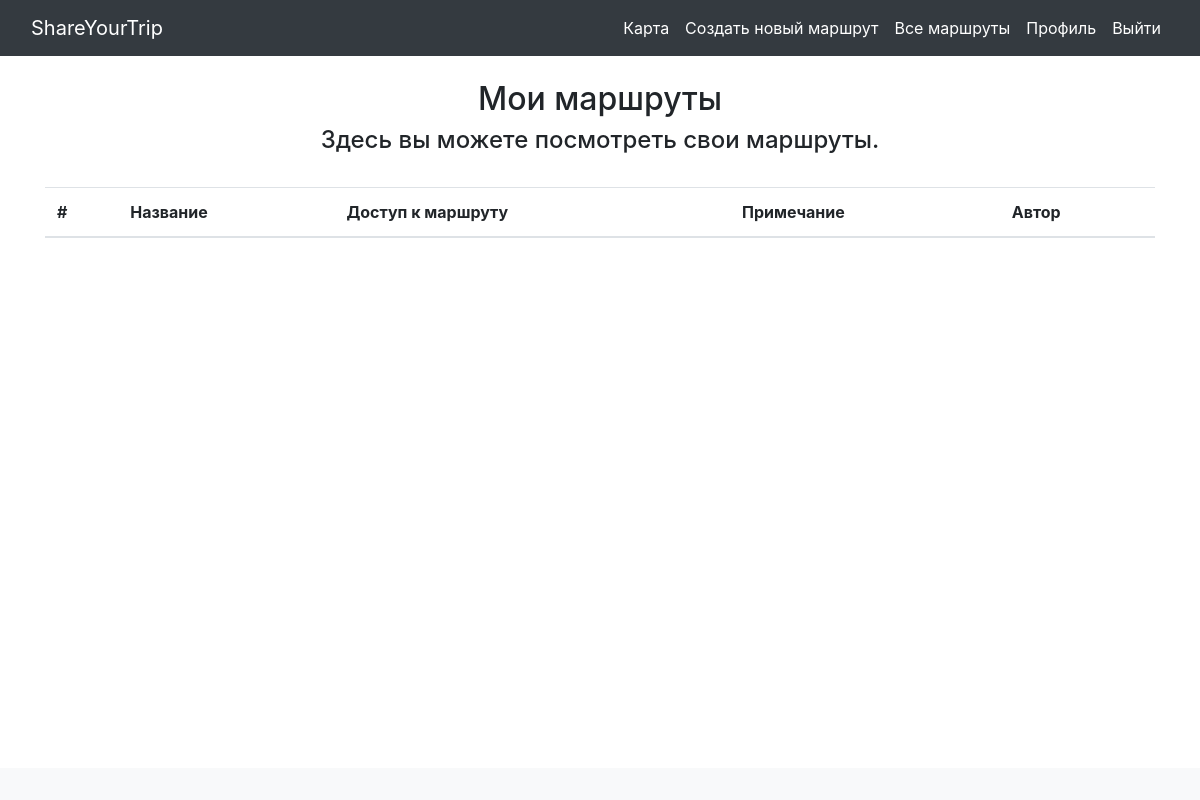
Before: /my_routes/3 (signed in) with the older database file.
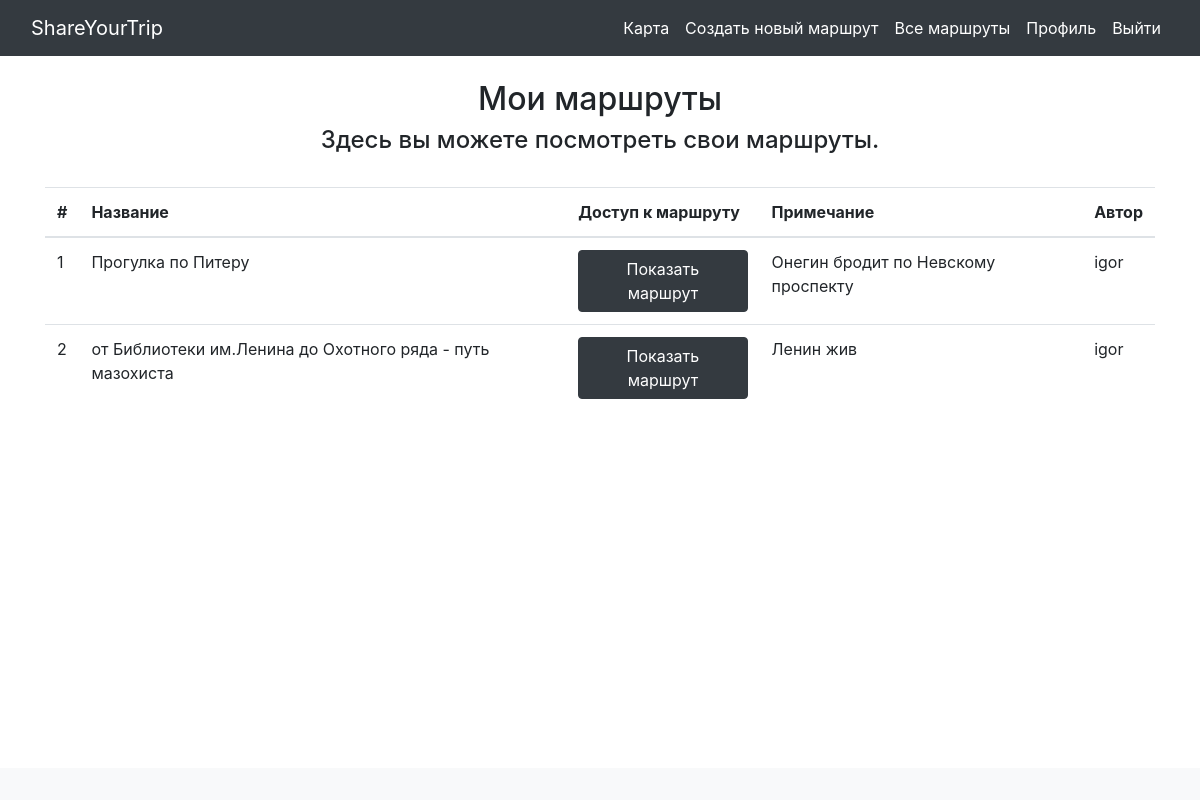
After: the same page with the newer database file.
### data/routes.py (models this page shows)
class Route(SqlAlchemyBase):
    __tablename__ = 'routes'
    id = sqlalchemy.Column(sqlalchemy.Integer, primary_key=True,
                                               autoincrement=True)
    name = sqlalchemy.Column(sqlalchemy.String)
    coordinates = sqlalchemy.Column(sqlalchemy.String)
    time_hours = sqlalchemy.Column(sqlalchemy.Float)
    budget = sqlalchemy.Column(sqlalchemy.Float)
    remarks = sqlalchemy.Column(sqlalchemy.String)
    author = sqlalchemy.Column(sqlalchemy.Integer, sqlalchemy.ForeignKey('users.id'))

### data/users.py (models this page shows, shortened)
class User(SqlAlchemyBase, UserMixin, SerializerMixin):
    __tablename__ = 'users'
    id = sqlalchemy.Column(sqlalchemy.Integer, nullable=False,
                                               primary_key=True,
                                               autoincrement=True)
    login = sqlalchemy.Column(sqlalchemy.String)
    hashed_password = sqlalchemy.Column(sqlalchemy.String)

### main.py (the view)
@login_required
@app.route("/my_routes/<int:id_author>")
def my_routes(id_author):
    db_sess = db_session.create_session()
    routes = db_sess.query(Route).filter(Route.author == id_author).all()
    return render_template("my_routes.html", title="Мои маршруты",
                           r=routes)

### data/db_session.py (called while the page is built)
def create_session() -> Session:
    global __factory
    return __factory()

### main.py (called while the page is built)
@login_manager.user_loader
def load_user(user_id):
    db_sess = db_session.create_session()
    return db_sess.query(User).get(user_id)

### templates/my_routes.html
{% extends 'base.html' %}
{% block content %}
<div class="container mt-4 mb-4">
    <h2 class="text-center">Мои маршруты</h2>
    <h4 class="text-center">Здесь вы можете посмотреть свои маршруты.</h4><br>
    <table class="table">
        <thead>
            <tr>
                <th scope="col">#</th>
                <th scope="col">Название</th>
                <th scope="col">Доступ к маршруту</th>
                <th scope="col">Примечание</th>
                <th scope="col">Автор</th>
            </tr>
        </thead>
        <tbody>
            {% for route in r %}
            <tr>
                <td>{{ route.id }}</td>
                <td>{{ route.name }}</td>
                <td><a class="btn btn-dark" href="/route/{{ route.id }}">Показать маршрут</a></td>
                <td>{{ route.remarks }}</td>
                <td>{{ current_user.login }}</td>
            </tr>
            {% endfor %}
        </tbody>
    </table>
</div>
{% endblock %}

Changed rows visible on the page:
added Route: id "1", name "Прогулка по Питеру", remarks "Онегин бродит по Невскому проспекту"
now on this page (row unchanged): User: login "igor"
added Route: id "2", name "от Библиотеки им.Ленина до Охотного ряда - путь мазохиста", remarks "Ленин жив"
